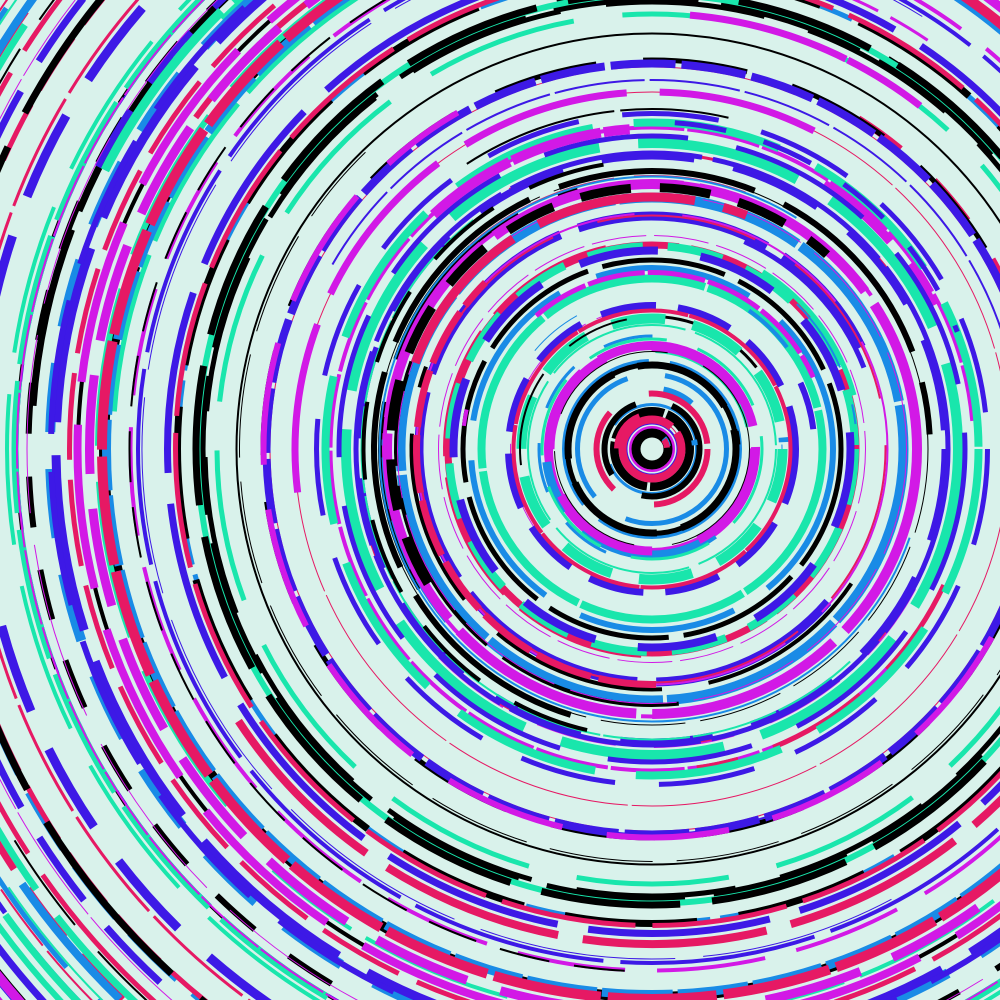
Frame 1 (no input)
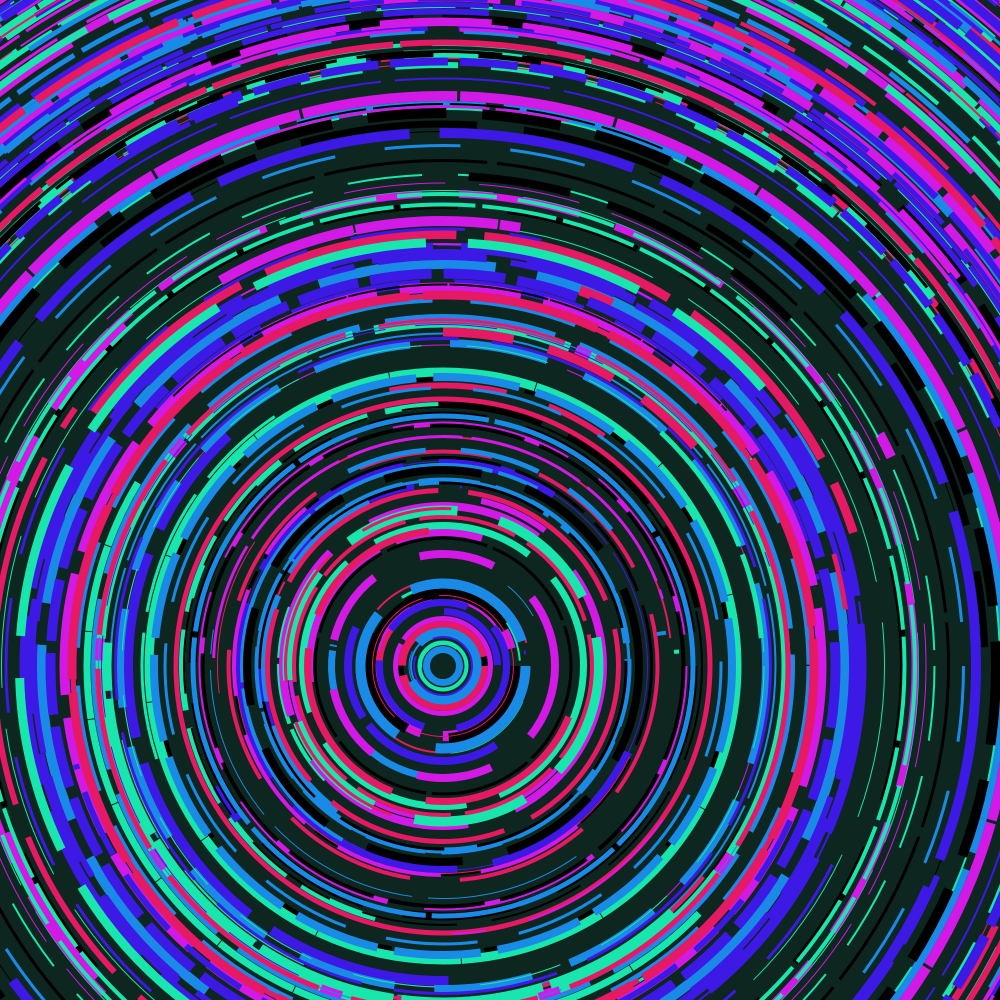
Frame 2 (the mouse pressed at the canvas centre, redrawn once)

The p5.js sketch that drew these frames (run headless with seeded random() and noise() and a simulated clock; the mouse was pressed at the canvas centre and the sketch redrawn once):

// p5.js sketch
// ── sketch.js
// GENERAL SETUP
let canvasSizeH = 1000
let canvasSizeV = 1000


// BASE COLORS
let baseColorHue = integrerRandom(0, 180)
let compColorHue = baseColorHue + integrerRandom(0, 180)
let colorStress = integrerRandom(0,1) == 1 ? 'white' : 'black'


// CANVAS SETUP
function setup() {
  pixelDensity(2.0)
  frameRate(1)
  createCanvas(canvasSizeH, canvasSizeV)
  colorMode(HSL)
  angleMode(DEGREES)
  noLoop()
}


// DRAWING RENDER
function draw() {
  // COLORS
  let colorFront = color(baseColorHue, 80, 50)
  let colorBack = color(compColorHue, 80, 50)

  colorPalette = [
    colorStress,
    colorFront,
    lerpColor(colorFront, colorBack, 0.25),
    lerpColor(colorFront, colorBack, 0.50),
    lerpColor(colorFront, colorBack, 0.75),
    colorBack
  ]


  // BACKGROUND
  let backgroundLight = integrerRandom(0,1) == 1 ? 10 : 90
  background(baseColorHue, 50, backgroundLight)


  // SETUP
  let circleSteps = integrerRandom(80,200)
  let circleMin = 20
  let circleMax = canvasSizeH * 2
  let circleX = integrerRandom(250,750)
  let circleY = integrerRandom(250,750)

  
  // CIRCLES
  noFill()
  strokeCap(SQUARE)
  for(let drawCircle = 0; drawCircle < circleSteps; drawCircle++){
    let strokeColor = colorPalette[integrerRandom(0,5)]
    drawingContext.setLineDash([integrerRandom(50,200), integrerRandom(0,50)])
    strokeWeight(integrerRandom(1,10))
    stroke(strokeColor)
    noFill()
    circle(circleX, circleY, integrerRandom(circleMin,circleMax))

    let arcSize = integrerRandom(circleMin,circleMax)
    let arcStart = integrerRandom(0,360)
    let arcStop = arcStart + integrerRandom(0, 360 - arcStart)
    strokeColor = colorPalette[integrerRandom(0,5)]
    drawingContext.setLineDash([integrerRandom(50,200), integrerRandom(0,50)])
    strokeWeight(integrerRandom(1,10))
    stroke(strokeColor)
    noFill()
    arc(circleX, circleY, arcSize, arcSize, arcStart, arcStop)
  }
}


//   // CIRCLES
//   noFill()
//   strokeCap(SQUARE)
//   for(let drawCircle = 0; drawCircle < 40; drawCircle++){
//     drawingContext.setLineDash([integrerRandom(50,200), integrerRandom(0,50)])
//     strokeWeight(integrerRandom(1,10))
//     let circleX = integrerRandom(0,canvasSizeH)
//     let circleY = integrerRandom(0,canvasSizeV)
//     stroke(palette[integrerRandom(0,palette.length - 1)])
//     circle(circleX, circleY, integrerRandom(circleMin,circleMax))


//     let arcX = integrerRandom(0,canvasSizeH)
//     let arcY = integrerRandom(0,canvasSizeV)

//     let arcSize = integrerRandom(circleMin,circleMax)
//     let arcStart = integrerRandom(0,360)
//     let arcStop = arcStart + integrerRandom(0, 360 - arcStart)
//     arc(arcX, arcY, arcSize, arcSize, arcStart, arcStop)
//   }
// }


// INTEGRER RANDOM
function integrerRandom(min, max) {
  return Math.floor(Math.random() * ((max + 1) - min) + min)
}


// COLOR CONVERT
function colorConvert(colorHexa){
  let result = /^#?([a-f\d]{2})([a-f\d]{2})([a-f\d]{2})$/i.exec(colorHexa)
  let r = parseInt(result[1], 16)
  let g = parseInt(result[2], 16)
  let b = parseInt(result[3], 16)
  r /= 255, g /= 255, b /= 255
  let max = Math.max(r, g, b), min = Math.min(r, g, b)
  let h, s, l = (max + min) / 2
  if(max == min) {
    h = s = 0
  } 
  else {
    let d = max - min
    s = l > 0.5 ? d / (2 - max - min) : d / (max + min)
    switch(max) {
      case r: h = (g - b) / d + (g < b ? 6 : 0) 
      break
      case g: h = (b - r) / d + 2 
      break
      case b: h = (r - g) / d + 4 
      break
    }
    h /= 6
  }
  s = s*100
  s = Math.round(s)
  l = l*100
  l = Math.round(l)
  h = Math.round(360*h)

  let color = []
  color['R'] = r * 255
  color['G'] = g * 255
  color['B'] = b * 255
  color['H'] = h
  color['S'] = s
  color['L'] = l
  return(color)
}


// TRIADIC COLOR HUE CALCULATOR
function triadicColorCalc(colorHueFirstStep = balloonColorsHue){
  let colorHueSecondStep
  let colorHueThirdStep
  let color = []

  colorHueFirstStep + 120 < 360
  ? colorHueSecondStep = colorHueFirstStep + 120
  : colorHueSecondStep = Math.abs(colorHueFirstStep + 120 - 360)

  colorHueSecondStep + 120 < 360
  ? colorHueThirdStep = colorHueSecondStep + 120
  : colorHueThirdStep = Math.abs(colorHueSecondStep + 120 - 360)

  color['first'] = colorHueFirstStep
  color['second'] = colorHueSecondStep
  color['third'] = colorHueThirdStep
  return(color)
}

// COMPLEMENTARY COLOR HUE CALCULATOR
// function complementaryColorCalc(colorHueFirstStep = baseColorHue){
//   let colorHueSecondStep
//   let color = []

//   colorHueFirstStep + 120 < 360
//   ? colorHueSecondStep = colorHueFirstStep + 120
//   : colorHueSecondStep = Math.abs(colorHueFirstStep + 120 - 360)

//   colorHueSecondStep + 120 < 360
//   ? colorHueThirdStep = colorHueSecondStep + 120
//   : colorHueThirdStep = Math.abs(colorHueSecondStep + 120 - 360)

//   color['first'] = colorHueFirstStep
//   color['second'] = colorHueSecondStep
//   return(color)
// }
